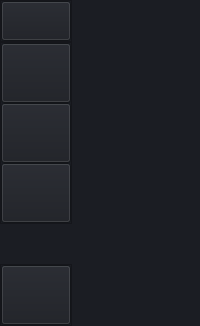
     <widget class="QWidget" name="leftMenuContainer" native="true">
      <property name="sizePolicy">
       <sizepolicy hsizetype="Preferred" vsizetype="Preferred">
        <horstretch>0</horstretch>
        <verstretch>0</verstretch>
       </sizepolicy>
      </property>
      <property name="minimumSize">
       <size>
        <width>0</width>
        <height>0</height>
       </size>
      </property>
      <property name="styleSheet">
       <string notr="true">background-color: rgb(27, 29, 35);</string>
      </property>
      <layout class="QVBoxLayout" name="verticalLayout">
       <property name="spacing">
        <number>0</number>
       </property>
       <property name="leftMargin">
        <number>0</number>
       </property>
       <property name="topMargin">
        <number>0</number>
       </property>
       <property name="rightMargin">
        <number>0</number>
       </property>
       <property name="bottomMargin">
        <number>0</number>
       </property>
       <item alignment="Qt::AlignLeft">
        <widget class="QWidget" name="leftMenuSubContainer" native="true">
         <property name="sizePolicy">
          <sizepolicy hsizetype="Preferred" vsizetype="Preferred">
           <horstretch>0</horstretch>
           <verstretch>0</verstretch>
          </sizepolicy>
         </property>
         <property name="styleSheet">
          <string notr="true"/>
         </property>
         <layout class="QVBoxLayout" name="verticalLayout_2">
          <property name="spacing">
           <number>0</number>
          </property>
          <property name="leftMargin">
           <number>0</number>
          </property>
          <property name="topMargin">
           <number>0</number>
          </property>
          <property name="rightMargin">
           <number>0</number>
          </property>
          <property name="bottomMargin">
           <number>0</number>
          </property>
          <item alignment="Qt::AlignHCenter|Qt::AlignTop">
           <widget class="QFrame" name="leftMenuHeaderContainer">
            <property name="sizePolicy">
             <sizepolicy hsizetype="Preferred" vsizetype="Preferred">
              <horstretch>0</horstretch>
              <verstretch>0</verstretch>
             </sizepolicy>
            </property>
            <property name="styleSheet">
             <string notr="true"/>
            </property>
            <property name="frameShape">
             <enum>QFrame::StyledPanel</enum>
            </property>
            <property name="frameShadow">
             <enum>QFrame::Raised</enum>
            </property>
            <layout class="QVBoxLayout" name="verticalLayout_3">
             <property name="spacing">
              <number>0</number>
             </property>
             <property name="leftMargin">
              <number>0</number>
             </property>
             <property name="topMargin">
              <number>0</number>
             </property>
             <property name="rightMargin">
              <number>0</number>
             </property>
             <property name="bottomMargin">
              <number>0</number>
             </property>
             <item>
              <widget class="QPushButton" name="leftMenuBtn">
               <property name="sizePolicy">
                <sizepolicy hsizetype="Expanding" vsizetype="Expanding">
                 <horstretch>0</horstretch>
                 <verstretch>0</verstretch>
                </sizepolicy>
               </property>
               <property name="minimumSize">
                <size>
                 <width>70</width>
                 <height>40</height>
                </size>
               </property>
               <property name="styleSheet">
                <string notr="true"/>
               </property>
               <property name="text">
                <string/>
               </property>
               <property name="iconSize">
                <size>
                 <width>34</width>
                 <height>34</height>
                </size>
               </property>
              </widget>
             </item>
            </layout>
           </widget>
          </item>
          <item alignment="Qt::AlignTop">
           <widget class="QFrame" name="leftMenuMainContainer">
            <property name="sizePolicy">
             <sizepolicy hsizetype="Preferred" vsizetype="Preferred">
              <horstretch>0</horstretch>
              <verstretch>0</verstretch>
             </sizepolicy>
            </property>
            <property name="frameShape">
             <enum>QFrame::StyledPanel</enum>
            </property>
            <property name="frameShadow">
             <enum>QFrame::Raised</enum>
            </property>
            <layout class="QVBoxLayout" name="verticalLayout_4">
             <property name="spacing">
              <number>0</number>
             </property>
             <property name="leftMargin">
              <number>0</number>
             </property>
             <property name="topMargin">
              <number>0</number>
             </property>
             <property name="rightMargin">
              <number>0</number>
             </property>
             <property name="bottomMargin">
              <number>0</number>
             </property>
             <item>
              <widget class="QPushButton" name="triggerBtn">
               <property name="minimumSize">
                <size>
                 <width>0</width>
                 <height>60</height>
                </size>
               </property>
               <property name="styleSheet">
                <string notr="true">QPushButton:hover {
	background-color: rgb(33, 37, 43);
}
QPushButton:pressed {	
	background-color: rgb(85, 170, 255);
}</string>
               </property>
               <property name="text">
                <string/>
               </property>
               <property name="icon">
                <iconset resource="res.qrc">
                 <normaloff>:/icons/UI/icons/trigger_icon.svg</normaloff>:/icons/UI/icons/trigger_icon.svg</iconset>
               </property>
               <property name="iconSize">
                <size>
                 <width>36</width>
                 <height>36</height>
                </size>
               </property>
              </widget>
             </item>
             <item>
              <widget class="QPushButton" name="wallhackBtn">
               <property name="minimumSize">
                <size>
                 <width>0</width>
                 <height>60</height>
                </size>
               </property>
               <property name="toolTip">
                <string>Analysis</string>
               </property>
               <property name="styleSheet">
                <string notr="true">QPushButton:hover {
	background-color: rgb(33, 37, 43);
}
QPushButton:pressed {	
	background-color: rgb(85, 170, 255);
}
</string>
               </property>
               <property name="text">
                <string/>
               </property>
               <property name="icon">
                <iconset resource="res.qrc">
                 <normaloff>:/icons/UI/icons/eye_icon.svg</normaloff>:/icons/UI/icons/eye_icon.svg</iconset>
               </property>
               <property name="iconSize">
                <size>
                 <width>36</width>
                 <height>36</height>
                </size>
               </property>
              </widget>
             </item>
             <item>
              <widget class="QPushButton" name="playersBtn">
               <property name="minimumSize">
                <size>
                 <width>0</width>
                 <height>60</height>
                </size>
               </property>
               <property name="toolTip">
                <string>Reports</string>
               </property>
               <property name="styleSheet">
                <string notr="true">QPushButton:hover {
	background-color: rgb(33, 37, 43);
}
QPushButton:pressed {	
	background-color: rgb(85, 170, 255);
}
</string>
               </property>
               <property name="icon">
                <iconset resource="res.qrc">
                 <normaloff>:/icons/UI/icons/players_icon.svg</normaloff>:/icons/UI/icons/players_icon.svg</iconset>
               </property>
               <property name="iconSize">
                <size>
                 <width>36</width>
                 <height>36</height>
                </size>
               </property>
              </widget>
             </item>
            </layout>
           </widget>
          </item>
          <item>
           <spacer name="verticalSpacer">
            <property name="orientation">
             <enum>Qt::Vertical</enum>
            </property>
            <property name="sizeHint" stdset="0">
             <size>
              <width>20</width>
              <height>40</height>
             </size>
            </property>
           </spacer>
          </item>
          <item alignment="Qt::AlignBottom">
           <widget class="QFrame" name="leftMenuFooterContainer">
            <property name="frameShape">
             <enum>QFrame::StyledPanel</enum>
            </property>
            <property name="frameShadow">
             <enum>QFrame::Raised</enum>
            </property>
            <layout class="QVBoxLayout" name="verticalLayout_5">
             <property name="spacing">
              <number>0</number>
             </property>
             <property name="leftMargin">
              <number>0</number>
             </property>
             <property name="topMargin">
              <number>0</number>
             </property>
             <property name="rightMargin">
              <number>0</number>
             </property>
             <property name="bottomMargin">
              <number>0</number>
             </property>
             <item>
              <widget class="QPushButton" name="settingsBtn">
               <property name="sizePolicy">
                <sizepolicy hsizetype="Expanding" vsizetype="Expanding">
                 <horstretch>0</horstretch>
                 <verstretch>0</verstretch>
                </sizepolicy>
               </property>
               <property name="minimumSize">
                <size>
                 <width>50</width>
                 <height>60</height>
                </size>
               </property>
               <property name="toolTip">
                <string>Settings</string>
               </property>
               <property name="styleSheet">
                <string notr="true">QPushButton:hover {
	background-color: rgb(33, 37, 43);
}
QPushButton:pressed {	
	background-color: rgb(85, 170, 255);
}
</string>
               </property>
               <property name="text">
                <string/>
               </property>
               <property name="icon">
                <iconset resource="res.qrc">
                 <normaloff>:/icons/UI/icons/settings_icon.svg</normaloff>:/icons/UI/icons/settings_icon.svg</iconset>
               </property>
               <property name="iconSize">
                <size>
                 <width>36</width>
                 <height>36</height>
                </size>
               </property>
              </widget>
             </item>
            </layout>
           </widget>
          </item>
         </layout>
        </widget>
       </item>
      </layout>
     </widget>
